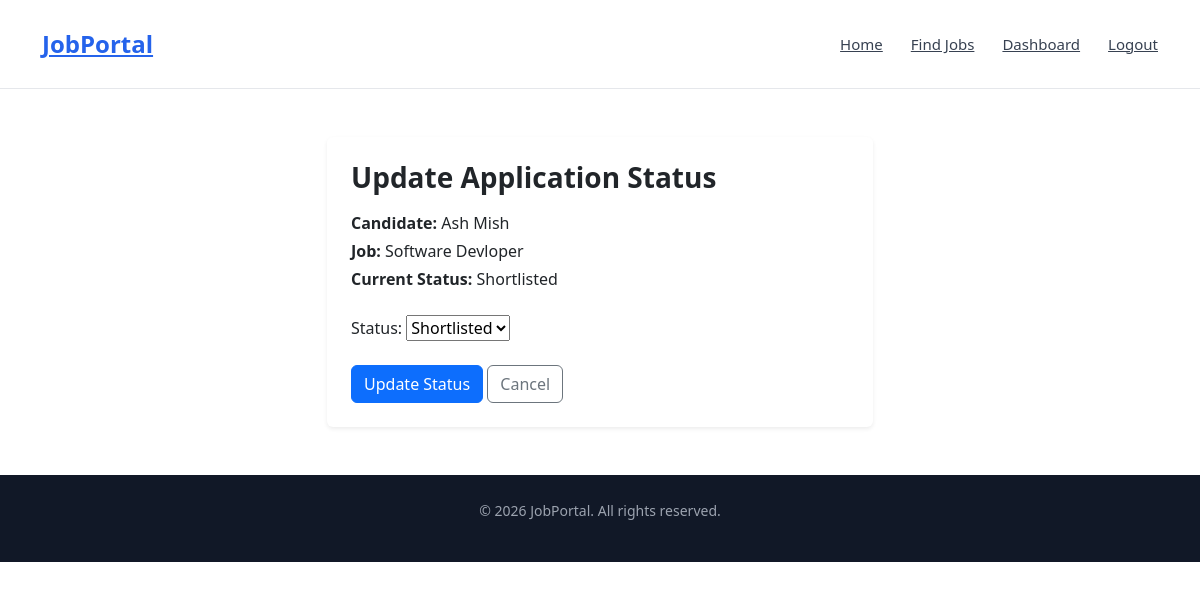
Screenshot of /recruiter/applications/1/status/ (signed in) with the database file from the repository.
### jobs/models.py (models this page shows, shortened)
class Application(models.Model):
    class Status(models.TextChoices):
        APPLIED = "APPLIED", "Applied"
        SHORTLISTED = "SHORTLISTED", "Shortlisted"
        REJECTED = "REJECTED", "Rejected"
        SELECTED = "SELECTED", "Selected"
    candidate = models.ForeignKey(
        "accounts.CandidateProfile",
        on_delete=models.CASCADE,
        related_name="applications"
    )
    job = models.ForeignKey(
        Job,
        on_delete=models.CASCADE,
        related_name="applications"
    )
    resume = models.FileField(
        upload_to="application_resumes/",
        blank=True,
        null=True
    )
    cover_letter = models.TextField(blank=True)
    status = models.CharField(
        max_length=20,
        choices=Status.choices,
        default=Status.APPLIED
    )
    applied_at = models.DateTimeField(auto_now_add=True)
    updated_at = models.DateTimeField(auto_now=True)
    class Meta:
        constraints=[models.UniqueConstraint(
            fields=['candidate', 'job'],
            name="unique_candidate_job_application")
            ]

class Job(models.Model):
    class JobType(models.TextChoices):
        FULL_TIME = "FULL_TIME", "Full Time"
        PART_TIME = "PART_TIME", "Part Time"
        INTERNSHIP = "INTERNSHIP", "Internship"
        CONTRACT = "CONTRACT", "Contract"
    company = models.ForeignKey(
        Company,
        on_delete=models.CASCADE,
        related_name="jobs"
    )
    title = models.CharField(max_length=200)
    description = models.TextField()
    requirements = models.TextField()
    location = models.CharField(max_length=100)
    job_type = models.CharField(
        max_length=20,
        choices=JobType.choices,
        default=JobType.FULL_TIME
    )
    salary_min = models.DecimalField(
        max_digits=10,
        decimal_places=2,
        blank=True,
        null=True
    )
    salary_max = models.DecimalField(
        max_digits=10,
        decimal_places=2,
        blank=True,
        null=True
    )
    experience_required = models.CharField(
        max_length=100,
        blank=True
    )
    skills = models.TextField()
    deadline = models.DateField()
    is_active = models.BooleanField(default=True)
    created_at = models.DateTimeField(auto_now_add=True)
    updated_at = models.DateTimeField(auto_now=True)

### accounts/models.py (models this page shows, shortened)
class CandidateProfile(models.Model):
    user=models.OneToOneField(User, on_delete=models.CASCADE, related_name='candidate_profile')
    phone = models.CharField(max_length=15, blank=True)
    location = models.CharField(max_length=100, blank=True)
    bio = models.TextField(blank=True)
    skills = models.TextField(blank=True)
    education = models.CharField(max_length=200, blank=True)
    experience = models.CharField(max_length=100, blank=True)
    resume =models.FileField(upload_to='resumes/', blank=True, null=True)
    profile_image = models.ImageField(
        upload_to="profile_images/",
        blank=True,
        null=True
    )
    created_at = models.DateTimeField(auto_now_add=True)
    updated_at = models.DateTimeField(auto_now=True)

class User(AbstractUser):
    role = models.CharField(
        max_length=20,
        choices=UserRole.choices,
        default=UserRole.CANDIDATE
    )

### jobs/views.py (the view)
@login_required
@role_required("RECRUITER")
def update_application_status(request, application_id):
    application = get_object_or_404(
        Application,
        id=application_id,
        job__company=request.user.company
    )
    if request.method == "POST":
        form = ApplicationStatusForm(
            request.POST,
            instance=application
        )
        if form.is_valid():
            form.save()
            return redirect(
                "job_applicants",
                job_id=application.job.id
            )
    else:
        form = ApplicationStatusForm(
            instance=application
        )
    return render(
        request,
        "jobs/update_application_status.html",
        {
            "form": form,
            "application": application
        }
    )

### jobs/forms.py
class ApplicationStatusForm(forms.ModelForm):
    class Meta:
        model = Application
        fields = ["status"]

### jobs/templates/jobs/update_application_status.html (shortened to what this page needs)
{% extends "base.html" %}
{% block content %}
<section class="py-5">
    <div class="container">
        <div class="row justify-content-center">
            <div class="col-lg-6">
                <div class="card border-0 shadow-sm">
                    <div class="card-body p-4">
                        <h3 class="fw-bold mb-3">
                            Update Application Status
                        </h3>
                        <div class="mb-4">
                            <p class="mb-1">
                                <strong>Candidate:</strong>
                                {{ application.candidate.user.get_full_name|default:application.candidate.user.username }}
                            </p>
                            <p class="mb-1">
                                <strong>Job:</strong>
                                {{ application.job.title }}
                            </p>
                            <p>
                                <strong>Current Status:</strong>
                                {{ application.get_status_display }}
                            </p>
                        </div>
                        <form method="POST">
                            {{ form.as_p }}
                            <div class="mt-4">
                                <button
                                    type="submit"
                                    class="btn btn-primary"
                                >
                                    Update Status
                                </button>
                                <a
                                    href="{% url 'job_applicants' application.job.id %}"
                                    class="btn btn-outline-secondary"
                                >
                                    Cancel
                                </a>
                            </div>
                        </form>
                    </div>
                </div>
            </div>
        </div>
    </div>
</section>
{% endblock %}

### static/css/style.css (style rules this page uses)
* { margin: 0; padding: 0; box-sizing: border-box; }
body { font-family: Arial, sans-serif; background-color: #f7f8fc; color: #1f2937; line-height: 1.6; }
a { text-decoration: none; color: inherit; }
.container { width: 90%; max-width: 1200px; margin: 0 auto; }

### rows the page displays
Application: candidate.user.get_full_name "Ash Mish", job "Software Devloper", status "Shortlisted"
